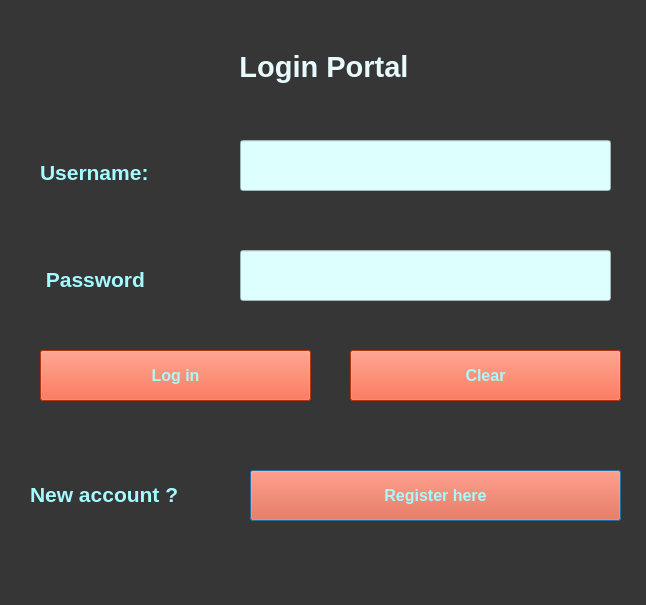
<?xml version="1.0" encoding="UTF-8"?>
<ui version="4.0">
 <class>Dialog</class>
 <widget class="QDialog" name="Dialog">
  <property name="geometry">
   <rect>
    <x>0</x>
    <y>0</y>
    <width>646</width>
    <height>605</height>
   </rect>
  </property>
  <property name="windowTitle">
   <string>Dialog</string>
  </property>
  <property name="styleSheet">
   <string notr="true">background-color:rgb(54,54,54);</string>
  </property>
  <widget class="QLabel" name="label">
   <property name="geometry">
    <rect>
     <x>150</x>
     <y>50</y>
     <width>348</width>
     <height>65</height>
    </rect>
   </property>
   <property name="font">
    <font>
     <family>MS Shell Dlg 2</family>
     <pointsize>22</pointsize>
     <weight>75</weight>
     <italic>false</italic>
     <bold>true</bold>
    </font>
   </property>
   <property name="mouseTracking">
    <bool>false</bool>
   </property>
   <property name="layoutDirection">
    <enum>Qt::LeftToRight</enum>
   </property>
   <property name="autoFillBackground">
    <bool>false</bool>
   </property>
   <property name="styleSheet">
    <string notr="true">
color:rgb(231, 251, 255)</string>
   </property>
   <property name="text">
    <string>Login Portal</string>
   </property>
   <property name="alignment">
    <set>Qt::AlignHCenter|Qt::AlignTop</set>
   </property>
   <property name="margin">
    <number>2</number>
   </property>
  </widget>
  <widget class="QLabel" name="label_4">
   <property name="geometry">
    <rect>
     <x>30</x>
     <y>440</y>
     <width>282</width>
     <height>109</height>
    </rect>
   </property>
   <property name="font">
    <font>
     <pointsize>16</pointsize>
     <weight>75</weight>
     <bold>true</bold>
    </font>
   </property>
   <property name="styleSheet">
    <string notr="true">color:rgb(165, 251, 255)</string>
   </property>
   <property name="text">
    <string>New account ?</string>
   </property>
  </widget>
  <widget class="QPushButton" name="pregister">
   <property name="geometry">
    <rect>
     <x>250</x>
     <y>470</y>
     <width>371</width>
     <height>51</height>
    </rect>
   </property>
   <property name="font">
    <font>
     <pointsize>12</pointsize>
     <weight>75</weight>
     <bold>true</bold>
    </font>
   </property>
   <property name="styleSheet">
    <string notr="true">background-color:rgb(255, 70, 24);
color:rgb(165, 251, 255)

</string>
   </property>
   <property name="text">
    <string>Register here</string>
   </property>
  </widget>
  <widget class="QPushButton" name="pclear">
   <property name="geometry">
    <rect>
     <x>350</x>
     <y>350</y>
     <width>271</width>
     <height>51</height>
    </rect>
   </property>
   <property name="font">
    <font>
     <pointsize>12</pointsize>
     <weight>75</weight>
     <bold>true</bold>
    </font>
   </property>
   <property name="styleSheet">
    <string notr="true">background-color:rgb(255, 70, 24);
color:rgb(165, 251, 255)</string>
   </property>
   <property name="text">
    <string>Clear</string>
   </property>
  </widget>
  <widget class="QPushButton" name="plogin">
   <property name="geometry">
    <rect>
     <x>40</x>
     <y>350</y>
     <width>271</width>
     <height>51</height>
    </rect>
   </property>
   <property name="font">
    <font>
     <pointsize>12</pointsize>
     <weight>75</weight>
     <bold>true</bold>
    </font>
   </property>
   <property name="styleSheet">
    <string notr="true">background-color:rgb(255, 70, 24);
color:rgb(165, 251, 255)

</string>
   </property>
   <property name="text">
    <string>Log in</string>
   </property>
  </widget>
  <widget class="QLineEdit" name="password">
   <property name="geometry">
    <rect>
     <x>240</x>
     <y>250</y>
     <width>371</width>
     <height>51</height>
    </rect>
   </property>
   <property name="font">
    <font>
     <pointsize>14</pointsize>
    </font>
   </property>
   <property name="styleSheet">
    <string notr="true">background-color:rgb(221, 255, 254)</string>
   </property>
   <property name="text">
    <string/>
   </property>
   <property name="echoMode">
    <enum>QLineEdit::Password</enum>
   </property>
  </widget>
  <widget class="QLabel" name="label_3">
   <property name="geometry">
    <rect>
     <x>40</x>
     <y>240</y>
     <width>171</width>
     <height>79</height>
    </rect>
   </property>
   <property name="font">
    <font>
     <pointsize>16</pointsize>
     <weight>75</weight>
     <bold>true</bold>
    </font>
   </property>
   <property name="styleSheet">
    <string notr="true">color:rgb(165, 251, 255)</string>
   </property>
   <property name="text">
    <string> Password </string>
   </property>
  </widget>
  <widget class="QLineEdit" name="username">
   <property name="geometry">
    <rect>
     <x>240</x>
     <y>140</y>
     <width>371</width>
     <height>51</height>
    </rect>
   </property>
   <property name="font">
    <font>
     <pointsize>14</pointsize>
    </font>
   </property>
   <property name="styleSheet">
    <string notr="true">background-color:rgb(221, 255, 254)</string>
   </property>
   <property name="text">
    <string/>
   </property>
  </widget>
  <widget class="QLabel" name="label_2">
   <property name="geometry">
    <rect>
     <x>40</x>
     <y>140</y>
     <width>161</width>
     <height>64</height>
    </rect>
   </property>
   <property name="font">
    <font>
     <pointsize>16</pointsize>
     <weight>75</weight>
     <bold>true</bold>
    </font>
   </property>
   <property name="styleSheet">
    <string notr="true">color:rgb(165, 251, 255)</string>
   </property>
   <property name="text">
    <string>Username:</string>
   </property>
  </widget>
 </widget>
 <resources/>
 <connections>
  <connection>
   <sender>pclear</sender>
   <signal>clicked()</signal>
   <receiver>username</receiver>
   <slot>clear()</slot>
   <hints>
    <hint type="sourcelabel">
     <x>259</x>
     <y>234</y>
    </hint>
    <hint type="destinationlabel">
     <x>221</x>
     <y>96</y>
    </hint>
   </hints>
  </connection>
  <connection>
   <sender>pclear</sender>
   <signal>clicked()</signal>
   <receiver>password</receiver>
   <slot>clear()</slot>
   <hints>
    <hint type="sourcelabel">
     <x>269</x>
     <y>229</y>
    </hint>
    <hint type="destinationlabel">
     <x>254</x>
     <y>160</y>
    </hint>
   </hints>
  </connection>
 </connections>
</ui>
